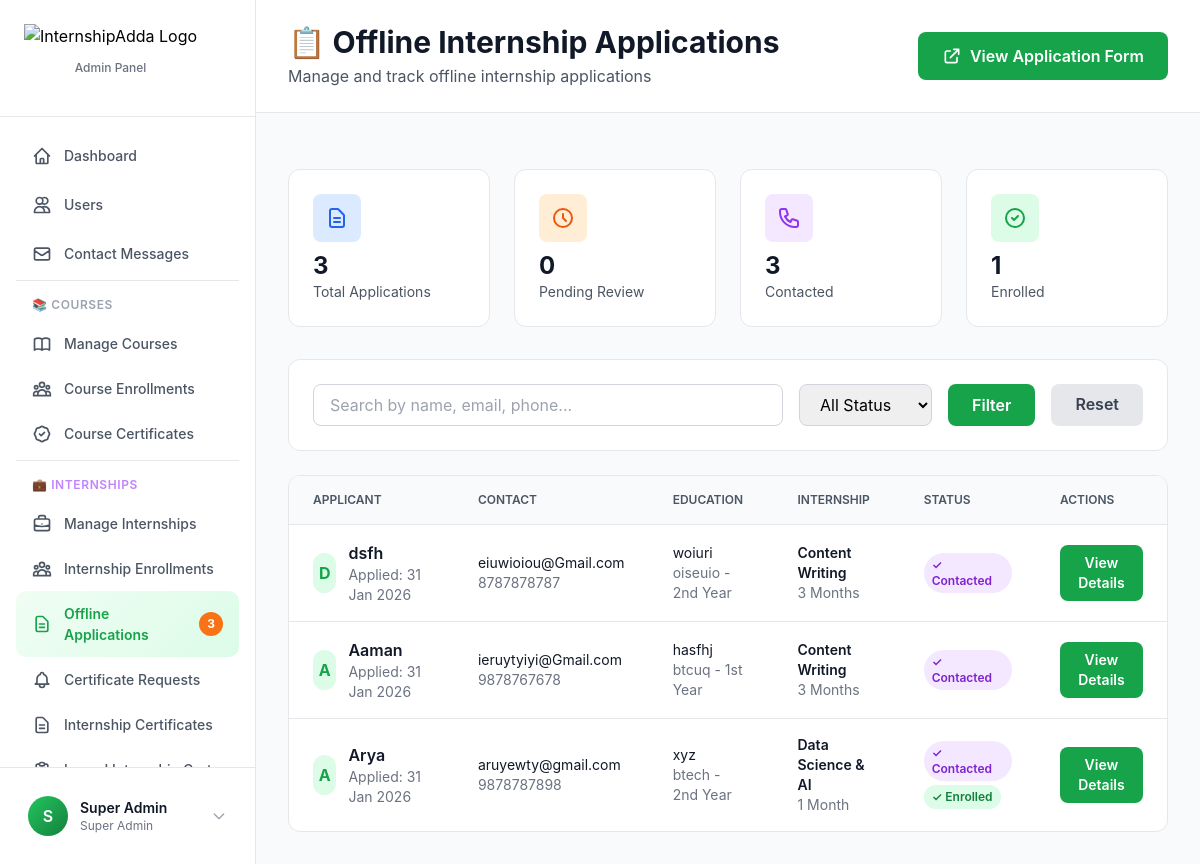
Page /app/views/admin/internships/offline-applications.php (signed in) on the committed database.
### tables this page shows
CREATE TABLE `users` (
  `id` int(10) UNSIGNED NOT NULL,
  `email` varchar(255) NOT NULL,
  `referral_code` varchar(20) DEFAULT NULL,
  `referred_by_code` varchar(20) DEFAULT NULL,
  `mobile` varchar(15) DEFAULT NULL,
  `password` varchar(255) NOT NULL,
  `name` varchar(255) NOT NULL,
  `avatar` varchar(255) DEFAULT NULL,
  `role` enum('admin','manager','learner') DEFAULT 'learner',
  `status` enum('active','suspended','banned') DEFAULT 'active',
  `email_verified` tinyint(1) DEFAULT 0,
  `email_verification_token` varchar(100) DEFAULT NULL,
  `email_verification_expires` datetime DEFAULT NULL,
  `verification_token` varchar(255) DEFAULT NULL,
  `reset_token` varchar(255) DEFAULT NULL,
  `reset_token_expires` datetime DEFAULT NULL,
  `last_login` datetime DEFAULT NULL,
  `created_at` timestamp NULL DEFAULT current_timestamp(),
  `updated_at` timestamp NULL DEFAULT current_timestamp() ON UPDATE current_timestamp()
);

CREATE TABLE `offline_internship_applications` (
  `id` int(11) UNSIGNED NOT NULL,
  `name` varchar(255) NOT NULL,
  `email` varchar(255) NOT NULL,
  `phone` varchar(20) NOT NULL,
  `college` varchar(255) DEFAULT NULL,
  `course` varchar(255) DEFAULT NULL,
  `year` varchar(50) DEFAULT NULL,
  `internship_type` varchar(255) NOT NULL COMMENT 'Web Development, Data Science, etc.',
  `duration` varchar(100) DEFAULT NULL COMMENT '1 month, 2 months, etc.',
  `message` text DEFAULT NULL,
  `is_contacted` tinyint(1) DEFAULT 0 COMMENT '0=Not Contacted, 1=Contacted',
  `is_enrolled` tinyint(1) DEFAULT 0 COMMENT '0=Not Enrolled, 1=Enrolled',
  `contacted_at` datetime DEFAULT NULL,
  `enrolled_at` datetime DEFAULT NULL,
  `notes` text DEFAULT NULL COMMENT 'Admin notes',
  `status` enum('pending','contacted','enrolled','rejected') DEFAULT 'pending',
  `created_at` timestamp NULL DEFAULT current_timestamp(),
  `updated_at` timestamp NULL DEFAULT current_timestamp() ON UPDATE current_timestamp()
);

### app/views/admin/internships/offline-applications.php (the view, shortened to what the rows shown need)
<?php
$dbConfig = require __DIR__ . '/../../../config/database.php';
$dsn = sprintf("mysql:host=%s;port=%s;dbname=%s;charset=%s",
    $dbConfig['host'], $dbConfig['port'], $dbConfig['database'], $dbConfig['charset']
);
try {
    $db = new PDO($dsn, $dbConfig['username'], $dbConfig['password'], $dbConfig['options']);
    $db->setAttribute(PDO::ATTR_ERRMODE, PDO::ERRMODE_EXCEPTION);
} catch (PDOException $e) {
    die("Database connection failed: " . $e->getMessage());
}
spl_autoload_register(function ($class) {
    $paths = [
        __DIR__ . '/../../../core/' . $class . '.php',
        __DIR__ . '/../../../models/' . $class . '.php',
        __DIR__ . '/../../../controllers/' . $class . '.php',
    ];
    foreach ($paths as $path) {
        if (file_exists($path)) {
            return;
        }
    }
});
$auth = new Auth($db);
$auth->requireAdmin();
$query = "SELECT * FROM offline_internship_applications WHERE 1=1";
$params = [];
$query .= " ORDER BY created_at DESC";
$stmt = $db->prepare($query);
$stmt->execute($params);
$applications = $stmt->fetchAll(PDO::FETCH_ASSOC);
?>
<!DOCTYPE html>
<html lang="en">
<head>
    <script src="https://cdn.tailwindcss.com"></script>
</head>
<body class="bg-gray-50">
<?php include __DIR__ . '/../../components/sidebar-admin.php'; ?>
<div class="ml-64 min-h-screen">
    <header class="bg-white border-b border-gray-200 sticky top-0 z-30">
        <div class="px-8 py-6">
            <div class="flex items-center justify-between">
                <div>
                    <h1 class="text-3xl font-bold text-gray-900">📋 Offline Internship Applications</h1>
                </div>
            </div>
        </div>
    </header>
    <main class="p-8">
        <div class="bg-white rounded-xl border border-gray-200 overflow-hidden">
            <div class="overflow-x-auto">
                <table class="w-full">
                    <thead class="bg-gray-50 border-b border-gray-200">
                        <tr>
                            <th class="px-6 py-4 text-left text-xs font-semibold text-gray-600 uppercase">Applicant</th>
                            <th class="px-6 py-4 text-left text-xs font-semibold text-gray-600 uppercase">Contact</th>
                            <th class="px-6 py-4 text-left text-xs font-semibold text-gray-600 uppercase">Education</th>
                            <th class="px-6 py-4 text-left text-xs font-semibold text-gray-600 uppercase">Internship</th>
                            <th class="px-6 py-4 text-left text-xs font-semibold text-gray-600 uppercase">Status</th>
                            <th class="px-6 py-4 text-left text-xs font-semibold text-gray-600 uppercase">Actions</th>
                        </tr>
                    </thead>
                    <tbody class="divide-y divide-gray-200">
                        <?php if (empty($applications)): ?>
                            <tr>
                                <td colspan="6" class="px-6 py-12 text-center text-gray-500">
                                    <svg class="w-16 h-16 mx-auto mb-4 text-gray-300" fill="none" stroke="currentColor" viewBox="0 0 24 24">
                                        <path stroke-linecap="round" stroke-linejoin="round" stroke-width="2" d="M9 12h6m-6 4h6m2 5H7a2 2 0 01-2-2V5a2 2 0 012-2h5.586a1 1 0 01.707.293l5.414 5.414a1 1 0 01.293.707V19a2 2 0 01-2 2z"></path>
                                    </svg>
                                    <p class="text-lg font-semibold">No applications found</p>
                                    <p class="text-sm">Applications will appear here once students apply</p>
                                </td>
                            </tr>
                        <?php else: ?>
                            <?php foreach ($applications as $app): ?>
                                <tr class="hover:bg-gray-50">
                                    <td class="px-6 py-4">
                                        <div class="flex items-center gap-3">
                                            <div class="w-10 h-10 bg-primary-100 rounded-full flex items-center justify-center text-primary-600 font-bold">
                                                <?php echo strtoupper(substr($app['name'], 0, 1)); ?>
                            </div>
                                            <div>
                                                <p class="font-semibold text-gray-900"><?php echo htmlspecialchars($app['name']); ?></p>
                                                <p class="text-sm text-gray-500">Applied: <?php echo date('d M Y', strtotime($app['created_at'])); ?></p>
                                            </div>
                                        </div>
                                    </td>
                                    <td class="px-6 py-4">
                                        <p class="text-sm text-gray-900"><?php echo htmlspecialchars($app['email']); ?></p>
                                        <p class="text-sm text-gray-500"><?php echo htmlspecialchars($app['phone']); ?></p>
                                    </td>
                                    <td class="px-6 py-4">
                                        <p class="text-sm text-gray-900"><?php echo htmlspecialchars($app['college'] ?: 'N/A'); ?></p>
                                        <p class="text-sm text-gray-500"><?php echo htmlspecialchars($app['course'] ?: 'N/A'); ?> - <?php echo htmlspecialchars($app['year'] ?: 'N/A'); ?></p>
                                    </td>
                                    <td class="px-6 py-4">
                                        <p class="text-sm font-semibold text-gray-900"><?php echo htmlspecialchars($app['internship_type']); ?></p>
                                        <p class="text-sm text-gray-500"><?php echo htmlspecialchars($app['duration'] ?: 'Not specified'); ?></p>
                                    </td>
                                    <td class="px-6 py-4">
                                        <div class="space-y-1">
                                            <?php if ($app['is_contacted']): ?>
                                                <span class="inline-block px-2 py-1 text-xs font-semibold rounded-full bg-purple-100 text-purple-700">
                                                    ✓ Contacted
                                                </span>
                                            <?php endif; ?>
                                            <?php if ($app['is_enrolled']): ?>
                                                <span class="inline-block px-2 py-1 text-xs font-semibold rounded-full bg-green-100 text-green-700">
                                                    ✓ Enrolled
                                                </span>
                                            <?php endif; ?>
                                        </div>
                                    </td>
                                    <td class="px-6 py-4">
                                        <button
                                            onclick="viewDetails(<?php echo $app['id']; ?>)"
                                            class="bg-primary-600 hover:bg-primary-700 text-white px-4 py-2 rounded-lg text-sm font-semibold transition-all"
                                        >
                                            View Details
                                        </button>
                                    </td>
                                </tr>
                            <?php endforeach; ?>
                        <?php endif; ?>
                    </tbody>
                </table>
            </div>
        </div>
    </main>
</div>
</body>
</html>

### app/views/components/sidebar-admin.php (shortened to what the rows shown need)
<?php
$currentUser = $auth->user();
?>
<aside class="fixed left-0 top-0 h-full w-64 bg-white border-r border-gray-200 z-40" id="adminSidebar">
    <div class="flex flex-col h-full">
        <div class="p-4 border-t border-gray-200">
            <div class="flex items-center gap-3 p-3 rounded-lg hover:bg-gray-50 transition-colors cursor-pointer" onclick="toggleProfileMenu()">
                <div class="w-10 h-10 bg-gradient-to-br from-primary-500 to-primary-700 rounded-full flex items-center justify-center text-white font-semibold">
                    <?php echo strtoupper(substr($currentUser['name'], 0, 1)); ?>
                </div>
                <div class="flex-1 min-w-0">
                    <p class="text-sm font-semibold text-gray-900 truncate"><?php echo htmlspecialchars($currentUser['name']); ?></p>
                    <p class="text-xs text-gray-500">Super Admin</p>
                </div>
                <svg class="w-4 h-4 text-gray-400" fill="none" stroke="currentColor" viewBox="0 0 24 24">
                    <path stroke-linecap="round" stroke-linejoin="round" stroke-width="2" d="M19 9l-7 7-7-7"></path>
                </svg>
            </div>
        </div>
    </div>
</aside>

### rows in the picture
users: name "S", name "Super Admin"
offline_internship_applications: name "D", name "dsfh", created_at "31 Jan 2026", email "eiuwioiou@Gmail.com", phone "8787878787", college "woiuri", course "oiseuio", year "2nd Year", internship_type "Content Writing", duration "3 Months", is_contacted "✓ Contacted"
offline_internship_applications: name "A", name "Aaman", created_at "31 Jan 2026", email "ieruytyiyi@Gmail.com", phone "9878767678", college "hasfhj", course "btcuq", year "1st Year", internship_type "Content Writing", duration "3 Months", is_contacted "✓ Contacted"
offline_internship_applications: name "A", name "Arya", created_at "31 Jan 2026", email "aruyewty@gmail.com", phone "9878787898", college "xyz", course "btech", year "2nd Year", internship_type "Data Science & AI", duration "1 Month", is_contacted "✓ Contacted", is_enrolled "✓ Enrolled"

### other values in the picture
$pendingCount "3"
$stats['total'] "3"
$stats['pending'] "0"
$stats['contacted'] "3"
$stats['enrolled'] "1"
